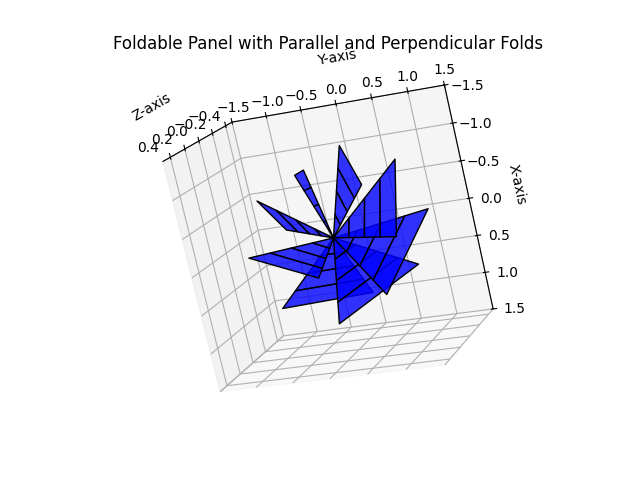

The script that drew this image:
import matplotlib.pyplot as plt
from mpl_toolkits.mplot3d.art3d import Poly3DCollection
import numpy as np

# Parameters for the foldable panel
N = 8  # Number of sides in the central polygon
A = 1.0  # Center-to-vertex radius
phi = np.radians(30)  # Angle between cone and flat plane in radians
beta = 2 * np.pi / N  # Angular separation between segments
z_amplitude_parallel = 0.05  # Amplitude for parallel folds
z_amplitude_perpendicular = 0.1  # Amplitude for perpendicular folds

# Rotation matrix R for rotational symmetry
def rotation_matrix(beta):
    return np.array([
        [np.cos(beta), -np.sin(beta), 0],
        [np.sin(beta), np.cos(beta), 0],
        [0, 0, 1]
    ])

R = rotation_matrix(beta)

# Initialize all trapezoids
all_trapezoids = []

# Generate the trapezoids for the foldable panel
for segment in range(N):  # Loop through each segment
    rotation = np.linalg.matrix_power(R, segment)  # Rotate each segment
    segment_trapezoids = []
    last_top_vertices = None  # Track top vertices for continuity
    
    for i in range(1, 5):  # Loop through layers/rings (inner to outer)
        # Define the inner and outer radius for this trapezoid
        inner_radius = (i - 1) * (A / 4)
        outer_radius = i * (A / 4)
        
        # Define vertices dynamically to ensure parallel and perpendicular folding
        if last_top_vertices is None:
            # First trapezoid in the layer
            inner_left = [inner_radius * np.cos(segment * beta),
                          inner_radius * np.sin(segment * beta),
                          0]  # Z=0 for the base
            outer_left = [outer_radius * np.cos(segment * beta),
                          outer_radius * np.sin(segment * beta),
                          z_amplitude_parallel]  # Parallel fold upwards
            inner_right = [inner_radius * np.cos((segment + 1) * beta),
                           inner_radius * np.sin((segment + 1) * beta),
                           0]  # Z=0 for the base
            outer_right = [outer_radius * np.cos((segment + 1) * beta),
                           outer_radius * np.sin((segment + 1) * beta),
                           -z_amplitude_perpendicular]  # Perpendicular fold downwards
        else:
            # Use previous trapezoid's top vertices as the base
            inner_left, inner_right = last_top_vertices
            outer_left = [outer_radius * np.cos(segment * beta),
                          outer_radius * np.sin(segment * beta),
                          inner_left[2] + z_amplitude_parallel]  # Parallel fold upwards
            outer_right = [outer_radius * np.cos((segment + 1) * beta),
                           outer_radius * np.sin((segment + 1) * beta),
                           inner_right[2] - z_amplitude_perpendicular]  # Perpendicular fold downwards
        
        # Update last_top_vertices for the next trapezoid
        last_top_vertices = ([outer_left, outer_right])
        
        # Store the trapezoid's vertices
        segment_trapezoids.append([inner_left, outer_left, outer_right, inner_right])
    
    all_trapezoids.append(segment_trapezoids)

# Visualization
fig = plt.figure()
ax = fig.add_subplot(111, projection='3d')

# Draw all trapezoids
for segment in all_trapezoids:
    for trapezoid in segment:
        poly = Poly3DCollection([trapezoid], facecolor="blue", edgecolor="black", alpha=0.8)
        ax.add_collection3d(poly)

# Set plot limits
ax.set_xlim([-1.5, 1.5])
ax.set_ylim([-1.5, 1.5])
ax.set_zlim([-0.5, 0.5])

# Set labels
ax.set_xlabel("X-axis")
ax.set_ylabel("Y-axis")
ax.set_zlabel("Z-axis")

# Title
ax.set_title("Foldable Panel with Parallel and Perpendicular Folds")

# Show the plot
plt.show()
